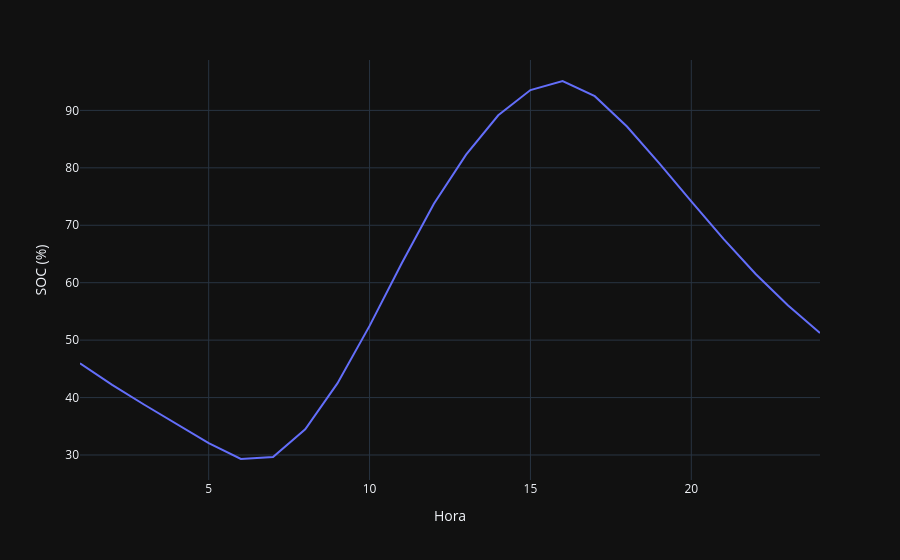

Notebook code for this chart:
### Markdown cell above
Gráficos de Potência e Tensão (24h)

### Code cell
###### Resultados #####
import numpy as np
import matplotlib.pyplot as plt
import plotly.express as px

display(df_energymeter)

titles = {
    "base": "Caso Base",
    "60_gd": "Caso com 60 GDs",
    "60_gd_30_bess": "Caso com 60 GDs e 30 Baterias",
    "120_gd": "Caso com 120 GDs",
    "120_gd_60_bess": "Caso com 120 GDs e 60 Baterias",
}
####### Gráfico Subestação Fluxo de Potência ####

x = np.linspace(1, 24, 24)
for case in cases:
    dfs_monitor[f"{case}_df"] = dfs_monitor[f"{case}_df"]
    plt.plot(
        x, 
        dfs_monitor[f"{case}_df"]["Total Power"], label=titles[case])
    

plt.title("Fluxo de Potência - Saída da Subestação")
plt.xlabel("Hora do dia")
plt.ylabel("Potência Ativa (kW)")
plt.legend(
    loc="upper center",
    bbox_to_anchor=(0.5, -0.15),
    ncol=2
)
plt.grid(True)
plt.style.use("default")
plt.show()

####### Gráfico Tensão Trf 5286812a ######
for case in cases:
    df1 = dfs_voltage[f"voltage_trf_5286812a_{case}_df"]
    plt.plot(
        x, 
        df1[" V1"], label=titles[case])
    
plt.title("Perfil Horário de Tensão - Trf_5286812a")
plt.xlabel("Hora do dia")
plt.ylabel("Tensão (V)")
plt.legend(
    loc="upper center",
    bbox_to_anchor=(0.5, -0.15),
    ncol=2
)
plt.grid(True)
plt.show()

###### Gráfico Tensão Trf_5286833a #####

for case in cases:
    df2= dfs_voltage[f"voltage_trf_5286833a_{case}_df"]
    plt.plot(
        x, 
        df2[" V1"], label=titles[case])
    
plt.title("Perfil Horário de Tensão - Trf_5286833a")
plt.xlabel("Hora do dia")
plt.ylabel("Tensão (V)")
plt.legend(
    loc="upper center",
    bbox_to_anchor=(0.5, -0.15),
    ncol=2
)
plt.grid(True)
#plt.style.use("dark_background")
plt.show()

#Fluxo de potência no trafo

for case in cases:
    df3 = dfs_monitor_pf[f"trf_5286812a_{case}_df"]
    plt.plot(
        x, 
        df3["Total Power"], label=titles[case])
    
plt.title("Fluxo de Potência - Trf_5286812a")
plt.xlabel("Hora do dia")
plt.ylabel("Potência Instantânea (kW)")
plt.legend(
    loc="upper center",
    bbox_to_anchor=(0.5, -0.15),
    ncol=2
)
plt.grid(True)
plt.show()

##### Gráfico de carregamento ####


plt.plot(x, storages_soc_df["battery_2_60_gd_30_bess"]*100, color="green")
plt.axvline(x=24, color='gray', linestyle='--', linewidth=1)
plt.axvline(x=1, color='gray', linestyle='--', linewidth=1)
plt.xlabel("Hora do dia")
plt.ylabel("SOC (%)")
plt.title("Carregamento da Bateria 2")
plt.grid(True)
plt.show()

df_plotly = pd.DataFrame()
df_plotly["Hora"] = x
df_plotly["SOC (%)"] = storages_soc_df["battery_2_60_gd_30_bess"]*100
fig = px.line(df_plotly, x="Hora", y="SOC (%)", template="plotly_dark")
fig.show()

dss_tools.static_view.p_vs_time("trf_5286964a")

print("Hora 1:", df_plotly.loc[0, "SOC (%)"])
print("Hora 24:", df_plotly.loc[23, "SOC (%)"])

### Figure 1 — Plotly figure (JSON) as saved in the notebook; plotly's stock layout.template omitted (floating-point values rounded to 4 significant figures)
{"data": [{"hovertemplate": "Hora=%{x}<br>SOC (%)=%{y}<extra></extra>", "legendgroup": "", "line": {"color": "#636efa", "dash": "solid"}, "marker": {"symbol": "circle"}, "mode": "lines", "name": "", "orientation": "v", "showlegend": false, "type": "scatter", "x": [1.0, 2.0, 3.0, 4.0, 5.0, 6.0, 7.0, 8.0, 9.0, 10.0, 11.0, 12.0, 13.0, 14.0, 15.0, 16.0, 17.0, 18.0, 19.0, 20.0, 21.0, 22.0, 23.0, 24.0], "xaxis": "x", "y": [45.97, 42.22, 38.75, 35.42, 32.08, 29.31, 29.64, 34.48, 42.47, 52.48, 63.39, 73.74, 82.29, 89.16, 93.54, 95.12, 92.48, 87.2, 80.81, 74.15, 67.62, 61.51, 56.09, 51.23], "yaxis": "y"}], "layout": {"legend": {"tracegroupgap": 0}, "margin": {"t": 60}, "xaxis": {"anchor": "y", "domain": [0, 1], "title": {"text": "Hora"}}, "yaxis": {"anchor": "x", "domain": [0, 1], "title": {"text": "SOC (%)"}}}}
